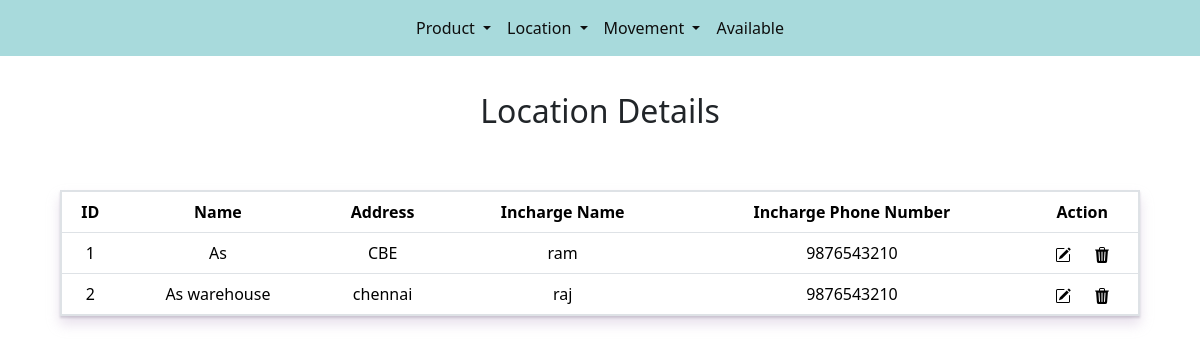
Before: /loclist with the older database file.
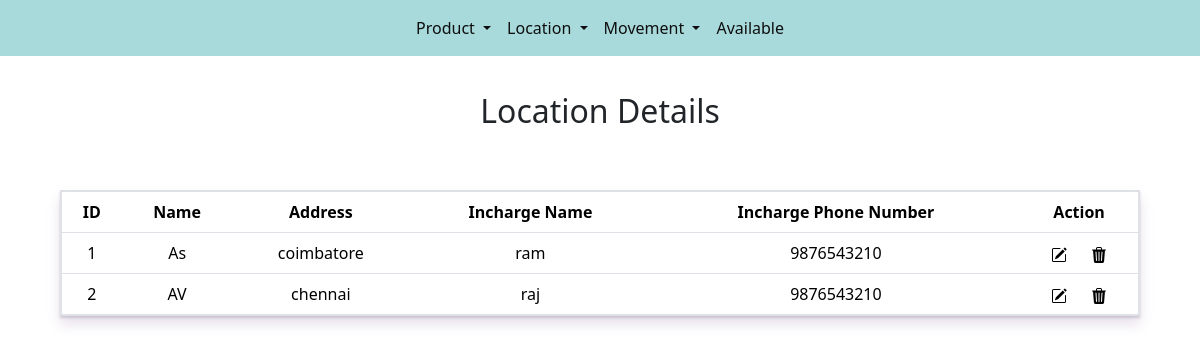
After: the same page with the newer database file.
### app.py (models this page shows, shortened)
class Location(db.Model):
    id = db.Column(db.Integer, primary_key=True)
    name = db.Column(db.String(20), nullable=False)
    address = db.Column(db.String(50), nullable=False)
    incharge = db.Column(db.String(20), nullable=False)
    phone = db.Column(db.Unicode(255), nullable=False)

### app.py (the view)
@app.route('/loclist')
def l_List():
    all_loc = Location.query.order_by(Location.id).all()
    return render_template("loc_list.html", all_loc=all_loc)

### templates/loc_list.html (shortened to what this page needs)
{% extends 'base.html' %}
{% block body %}
<h2>Location Details</h2>
<table class="table table-hover">
  <tr>
    <th>ID</th>
    <th>Name</th>
    <th>Address</th>
    <th>Incharge Name</th>
    <th>Incharge Phone Number</th>
    <th>Action</th>
  </tr>
  {% for i in all_loc %}
  <tr>
    <td>{{ i.id }}</td>
    <td>{{ i.name }}</td>
    <td>{{ i.address }}</td>
    <td>{{ i.incharge }}</td>
    <td>{{ i.phone }}</td>
    <td><a href="/loclist/edit/{{i.id}}"></a>
     <a href="/loclist/delete/{{i.id}}"></a>
    </td>
</tr>
  {% endfor %}
</table>
{% endblock %}

Changed rows visible on the page:
changed Location "As": address "CBE" → "coimbatore"
changed Location "chennai": name "As warehouse" → "AV"
